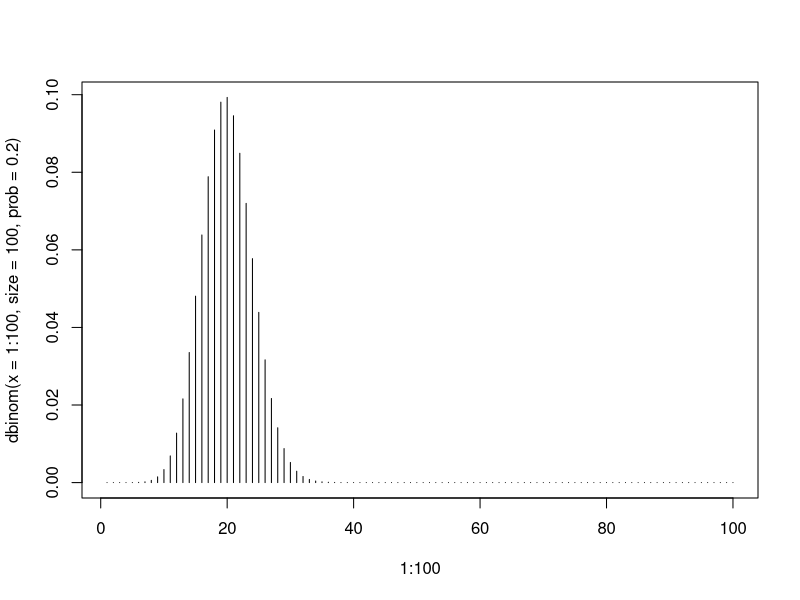
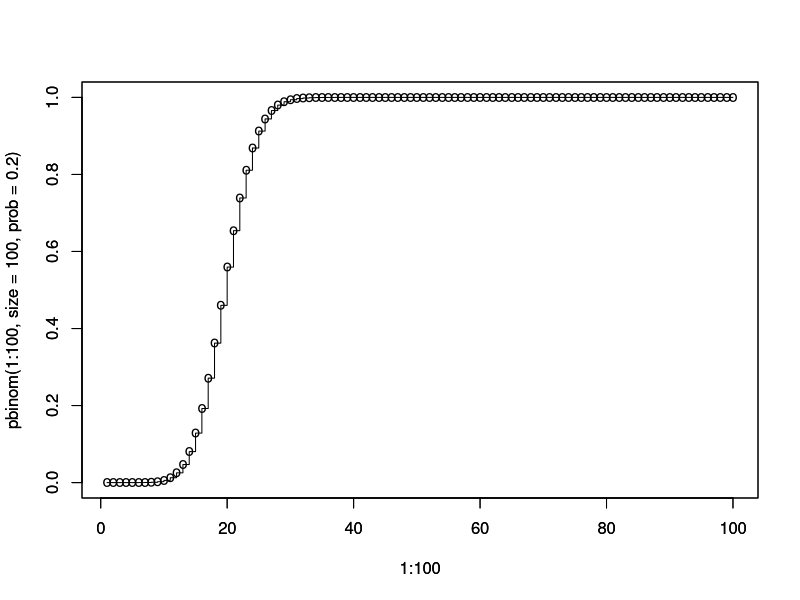

Write the R code that produced these figures, in order.
# Ich ziehe ein Los (size=1) und wiederhole das Zufallsexperiment 100 mal

rbinom(n=100,size=1,prob=0.2)

# Anzahl Gewinne

sum(rbinom(n=100,size=1,prob=0.2))

# Ich ziehe auf einmal 100 Lose, dann ist die Anzahl Gewinne

rbinom(n=1,size=100,prob=0.2)

# Wie gross ist die Wahrscheinlichkeit, 20 Gewinne mit 100 Losen zu erzielen? Dazu gehe ich 100 mal zur Losbude

Anzahl.Versuche <- 100
Anzahl.Gewinne <- rbinom(n=Anzahl.Versuche,size=100,prob=0.2)
Anzahl.Gewinne
sum(Anzahl.Gewinne==20)

Wkeit <- sum(Anzahl.Gewinne==20)/Anzahl.Versuche
Wkeit

# Wie gross ist die Wahrscheinlichkeit, 20 Gewinne mit 100 Losen zu erzielen? Dazu gehe ich 1000 mal zur Losbude

Anzahl.Versuche <- 1000
Anzahl.Gewinne <- rbinom(n=Anzahl.Versuche,size=100,prob=0.2)
Anzahl.Gewinne
sum(Anzahl.Gewinne==20)

Wkeit <- sum(Anzahl.Gewinne==20)/Anzahl.Versuche
Wkeit

# Mit dbinom kann man die Wkeit, 20 Gewinne mit 100 Losen zu erzielen, berechnen

dbinom(20,size=100,prob=0.2)

plot(1:100,dbinom(x=1:100,size=100,prob=0.2),type="h")
dbinom(1:100,size=100,prob=0.2)

# Kumulative Verteilungsfunktion

cum.binom <- pbinom(1:100,size=100,prob=0.2)
cum.binom
plot(1:100,pbinom(1:100,size=100,prob=0.2),type="s")
par(new=TRUE)
plot(1:100,pbinom(1:100,size=100,prob=0.2),pch="o")
